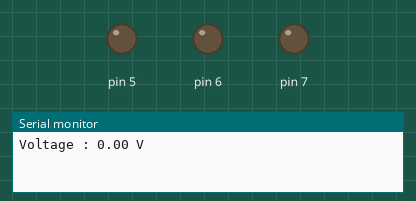
Simulated run of this sketch. Board: Arduino Uno, built with avr-gcc and run on an emulated ATmega328P. Parts: output pins drawn as LEDs (lit = HIGH), the last lines printed to the serial monitor.

Above: at 0.05 s.
At 6.47 s:
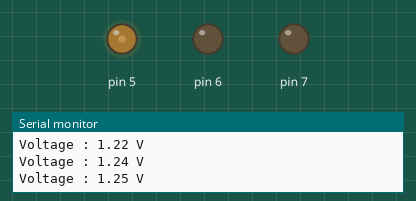
At 19.92 s:
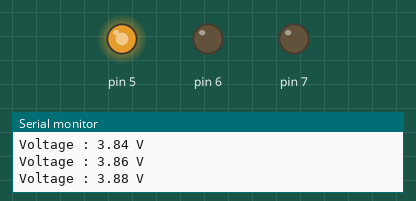
At 39.89 s:
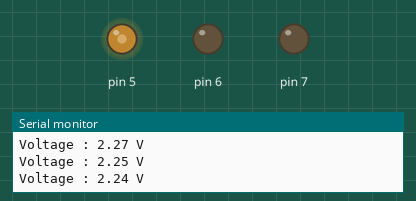
Timing chart, 0 to 40.0 s (numbered marks = the images above):
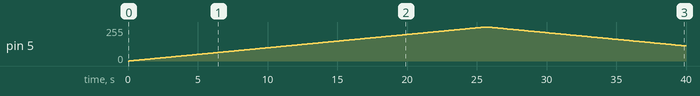

The sketch:

0.PWM_LED.ino
```cpp
void setup(){
  Serial.begin(9600);
  for(float i = 5; i <= 7; i++){
    pinMode(i, OUTPUT);
  }
}

void loop(){
  for(float i = 0; i <= 255; i++){
    analogWrite(5, i);
    // float Voltage = map(i, 0, 255, 0, 5);
    float Voltage = (5.0/255.0) * i;
    Serial.println("Voltage : " + String(Voltage) + " V");
    delay(100);
  }
  for(float i = 255; i >= 0; i--){
    analogWrite(5, i);
    // float Voltage = map(i, 0, 255, 0, 5);
    float Voltage = (5.0/255.0) * i;
    Serial.println("Voltage : " + String(Voltage) + " V");
    delay(100);
  }
}
```

Measured:
- by itself, pin 5: rises from 0/255 to 255/255 in 25.5 s, then falls to 113/255 in 14.4 s
